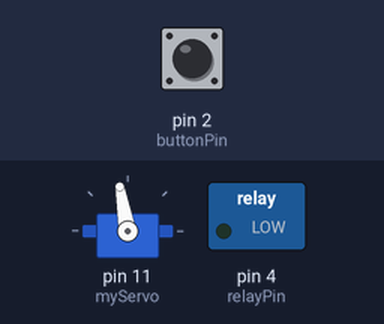
The sketch below on a simulated Arduino Uno, built with avr-gcc and run on an emulated ATmega328P. Shown: servo, switched loads named in the sketch (green lamp = pin HIGH). Inputs (shaded band) come from the test bench; at power-on: pin 2 (buttonPin) LOW.

Above: at 1.2 s.
1.3 s: pin 2 (buttonPin) pulled HIGH for 0.15 s
At 3.18 s:
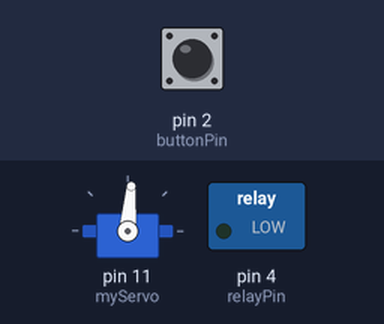
4.3 s: pin 2 (buttonPin) pulled HIGH for 1 s
6.8 s: pin 2 (buttonPin) pulled HIGH for 0.15 s
At 7.13 s:
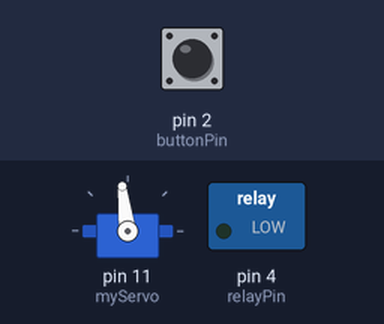
9.9 s: pin 2 (buttonPin) pulled HIGH for 3.2 s
14.6 s: pin 2 (buttonPin) pulled HIGH for 0.15 s
At 25.0 s:
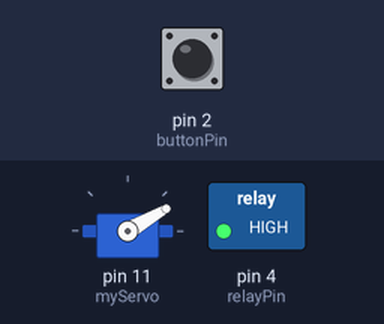
Timing chart, 0 to 26.5 s (numbered marks = the images above; inputs shaded):
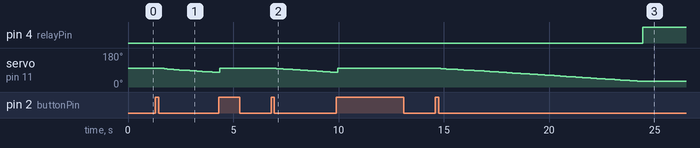

Measured:
- after the input at 1.3 s, servo on pin 11 (myServo): moves from 100° to 77° over 2.9 s, starting after 0.05 s
- after the input at 6.8 s, servo on pin 11 (myServo): moves from 100° to 78° over 2.9 s, starting after 0.05 s
- after the input at 14.6 s, pin 4 (relayPin): LOW → HIGH after 9.8 s; servo on pin 11 (myServo): moves from 100° to 30° over 9.7 s, starting after 0.05 s

The sketch:

deal_with_it.ino
```cpp
// include the servo library
#include <Servo.h>
Servo myServo;  // create a servo object

// set pin numbers
const int buttonPin = 2;      // the number of the pushbutton pin
const int relayPin = 4;       // the number of the relay coil pin
const int servoPin = 11;      // the number of the LED pin

// servo, relay, and button state
int servoState = 100;         // the current (analog) state of the output pin
int relayState = LOW;
int buttonState = LOW;        // the current reading from the input pin

// last button and servo state
int lastButtonState = LOW;    // the previous reading from the input pin
int lastServoState = 0;       // the previous servo state

// flag to store if servo is dropping/dropped
boolean servoDrop = false;    // drop the servo?

// timers for servo, loop delta, and debouncing
long servoTimer = 2400;           // how long to move the servo into place
long lastLoop = 0;
long lastDebounceTime = 0;        // the last time the output pin was toggled
long debounceDelay = 50;          // the debounce time; increase if the output flickers

void setup() {
  pinMode(buttonPin, INPUT);
  pinMode(relayPin, OUTPUT);
  myServo.attach(11);             // attaches the servo on pin 9 to the servo object// set the servo:
  myServo.write(servoState);
  Serial.begin(9600);             // open a serial connection to your computer
}

void loop() {

  // read the state of the switch into a local variable:
  int reading = digitalRead(buttonPin);

  // check to see if you just pressed the button
  // (i.e. the input went from LOW to HIGH),  and you've waited
  // long enough since the last press to ignore any noise:

  // If the switch changed, due to noise or pressing:
  if (reading != lastButtonState) {
    // reset the debouncing timer
    lastDebounceTime = millis();
  }

  if ((millis() - lastDebounceTime) > debounceDelay) {
    // whatever the reading is at, it's been there for longer
    // than the debounce delay, so take it as the actual current state:

    // if the button state has changed:
    if (reading != buttonState) {
      buttonState = reading;

      // only toggle if the new button state is HIGH
      if (buttonState == HIGH) {
        // reset if servo is already moving/moved
        if (servoDrop) {
          servoTimer = 2400;
          servoDrop = false;
          relayState = LOW;
        } else {
          servoDrop = true;
        }
      }
    }
  }

  // save last servo state
  lastServoState = servoState;

  // count down milliseconds from servo timer
  if (servoDrop) {
    if (servoTimer > 0) {
      servoState = map(servoTimer, 0, 2400, 30, 100);
      servoTimer -= millis() - lastLoop;
    } else {
      // light up
      relayState = HIGH;
    }
  } else {
    servoState = 100;
  }

  if (lastServoState != servoState) {
    // set the servo:
    myServo.write(servoState);
  }

  // write to relay pin
  digitalWrite(relayPin, relayState);

  // save the reading.  Next time through the loop,
  // it'll be the lastButtonState:
  lastButtonState = reading;
  lastLoop = millis();
}
```
